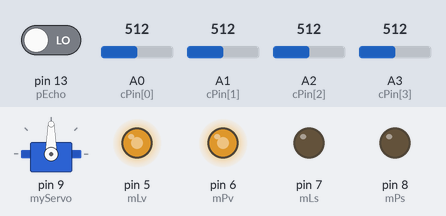
This sketch was run on a simulated Arduino Uno, built with avr-gcc and run on an emulated ATmega328P. Shown: servo, output pins drawn as LEDs (lit = HIGH). Inputs (shaded band) come from the test bench; at power-on: A0 (cPin[0]) = 512, A3 (cPin[3]) = 512, A2 (cPin[2]) = 512, pin 13 (pEcho) LOW, A1 (cPin[1]) = 512.

Above: at 16.2 s.
16.3 s: A0 (cPin[0]) set to 523
At 17.5 s:
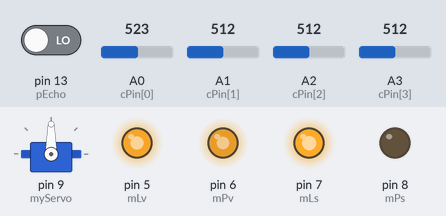
17.8 s: A3 (cPin[3]) set to 528
At 18.7 s:
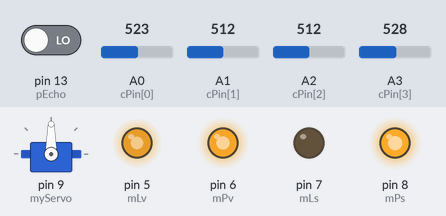
19.3 s: A2 (cPin[2]) set to 530
At 19.8 s:
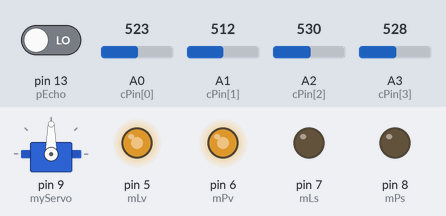
20.8 s: A0 (cPin[0]) set to 490
At 21.2 s:
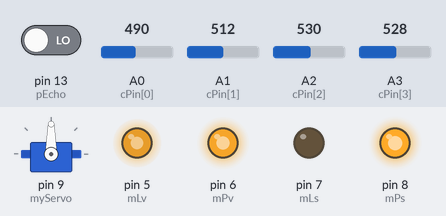
Timing chart, 0 to 23.3 s (numbered marks = the images above; inputs shaded):
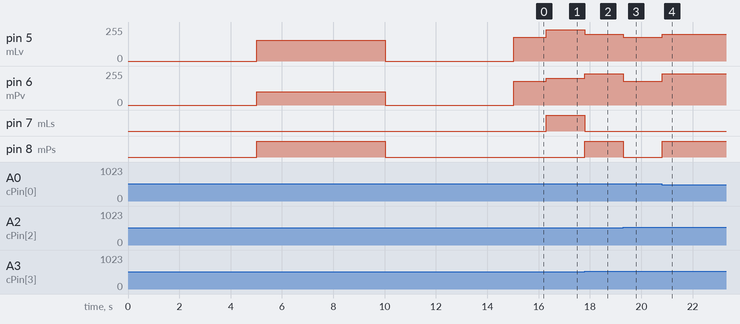

Measured:
- the behaviour switches between 512 and 513 on A0 (cPin[0]) (found by bisection; images 0 and 1)
- the behaviour switches between 512 and 513 on A3 (cPin[3]) (found by bisection; images 1 and 2)
- the behaviour switches between 512 and 513 on A2 (cPin[2]) (found by bisection; images 2 and 3)
- after the input at 16.3 s, pin 5 (mLv): 180/255 → 235/255 at once; pin 6 (mPv): 180/255 → 200/255 at once; pin 7 (mLs): LOW → HIGH at once
- after the input at 17.8 s, pin 5 (mLv): 235/255 → 200/255 at once; pin 6 (mPv): 200/255 → 235/255 at once; pin 7 (mLs): HIGH → LOW at once; pin 8 (mPs): LOW → HIGH at once
- after the input at 19.3 s, pin 5 (mLv): 200/255 → 180/255 at once; pin 6 (mPv): 235/255 → 180/255 at once; pin 8 (mPs): HIGH → LOW at once
- after the input at 20.8 s, pin 5 (mLv): 180/255 → 200/255 at once; pin 6 (mPv): 180/255 → 235/255 at once; pin 8 (mPs): LOW → HIGH at once

The sketch:

drd_robot2_zdrojak.ino
```cpp
//Nejdrive si nainstaluj knihovnu myping a servo... Menu -> Nastroje -> Manage libraries, vyhledej a dej nainstlovat.
#include <NewPing.h>
#include <Servo.h>

Servo myServo; //vytvoreni objektu my.servo

//definice promennych (integery a desetinne floaty)

int cMin[4];
int cMax[4];
int cNorm[4];
int vahy[4] = { -4, -1, 1, 4 };
int cPin[4] = { A0, A1, A2, A3 };
int mLs = 7;   // výkon levý
int mLv = 5;   // směr levý
int mPs = 8;   // výkon pravý
int mPv = 6;   // směr pravý
int pTrig = 12;
int pEcho = 13;

float P = 0.1;
float Pp = 2; //objizdeni prekazky
float I = 0; //ladit v tisicinach az desetitisicinach
float D = 0; //v jednotkach
float Err;
float ErrOld = 0; //pro vypocet derivacni slozky
float iSum = 0; //pro scitani odchylek - pro integracni slozku
int kor, mL, mP, pom; //pro ulozeni vykonu pro levy a pravy motor, korekce je dulezita
int v0 = 180; //maximalni rychlost k jezdeni
int vMax = 200;


void setup() { //tento kod se spusti pri zapnuti robota, pote pokracuje az loop (dole)
  Serial.begin(9600);

  pinMode(mLs, OUTPUT); //inicializace pinů
  pinMode(mLv, OUTPUT);
  pinMode(mPs, OUTPUT);
  pinMode(mPv, OUTPUT);

  pinMode(9, OUTPUT);
  myServo.attach(9);  // Inicializace piny pro servo, v tomto případě pin 9
  myServo.write(90);  // Nastavení počáteční pozice serva (v úhlu pred sebe)... knihovna servo se hada s PVM o casovac - dochazi k chybam - pokud ho porebuji, pootocim ho, deaktivuji a pockam - viz detach
  delay(20);
  myServo.detach();

  //nalezeni minima/maxima (ADC = (0...1023))
  for (int i = 0; i < 4; i++) {
    cMin[i] = 1023;
    cMax[i] = 0;
  }
  delay(5000); //po startu čeká

  //roztočení robota a načítání max/min hodnot po dobu 5s

  digitalWrite(mLs, LOW); //směrový pin LOW => dopředu, HIGH => dozadu
  digitalWrite(mPs, HIGH);
  analogWrite(mLv, 155);
  analogWrite(mPv, 255 - 155);

  long t0 = millis();
  while ((millis() - t0) < 5000) { //čas v milisekundách
    for (int i = 0; i < 4; i++){
      int pom = analogRead(cPin[i]);
      if (pom < cMin[i]) cMin[i] = pom;
      if (pom > cMax[i]) cMax[i] = pom;
    }
  }

  while (analogRead(cPin[3]) < 500);

  digitalWrite(mLs, LOW);
  digitalWrite(mPs, LOW);
  analogWrite(mLv, 0);
  analogWrite(mPv, 0);

  delay(5000); //5s čeká před startem
}

void nactiCidla() { //nacteni hodnot z cidel a jejich normalizace
  for (int i = 0; i < 4; i++) {
    int pom = analogRead(cPin[i]);
    cNorm[i] = int (((pom - cMin[i]) * 100.0) / (cMax[i] - cMin[i] + 1));
    if (cNorm[i] > 100) cNorm[i] = 100;
    if (cNorm[i] < 0) cNorm[i] = 0;
  }
}

void vypoctiErr() {
  long sumErrVaha = 0;
  long sumErr = 1;
  for (int i = 0; i < 4; i++) {
    sumErrVaha = sumErrVaha + (cNorm[i] * vahy[i]);
    sumErr = sumErr + cNorm[i];
  }
  Err = (float(sumErrVaha) / float(sumErr));
}

void motory(int korL) {
  mL = v0 + korL;
  mP = v0 - korL;

  if (mL > vMax) mL = vMax;
  if (mL < -vMax) mL = -vMax;
  if (mP > vMax) mP = vMax;
  if (mP < -vMax) mP = -vMax;

  if (mL < 0) {
    digitalWrite(mLs, HIGH);
    analogWrite(mLv, (255 + mL)); //mL < 0 => 255+mL
  } else {
    digitalWrite(mLs, LOW);
    analogWrite(mLv, mL);
  }
  if (mP < 0) {
    digitalWrite(mPs, HIGH);
    analogWrite(mPv, (255 + mP)); //mL < 0 => 255+mL
  } else {
    digitalWrite(mPs, LOW);
    analogWrite(mPv, mP);
  }
}

void vypoctiPID() { //PID regulace
  iSum = iSum + Err;
  if ((Err * ErrOld) < 0) iSum = 0;
  kor = P * Err + I * iSum + D * (Err - ErrOld);
  ErrOld = Err;
}

void lomCara () { //krizovatky do prava
  //osetrena prava lomena cara
 if ((cNorm[3] > 80) and (cNorm[0] < 50)) {
  motory(vMax);
  //delay(250)
  while (cNorm[0] < 50) nactiCidla();
  motory(-vMax);
  while (cNorm[1] < 50) nactiCidla();
 }
 //osetrena leva lomena cara
  if ((cNorm[0] > 80) and (cNorm[3] < 50)) {
  motory(-vMax);
  while (cNorm[3] < 50) nactiCidla();
  motory(vMax);
  while (cNorm[2] < 50) nactiCidla();
 }
}

int vzdalenost() {
  //nacteni vzdalenosti
  long odezva;
  int vzd;
  digitalWrite(pTrig, LOW);
  delayMicroseconds(2);
  digitalWrite(pTrig, HIGH);
  delayMicroseconds(5);
  digitalWrite(pTrig, LOW);
  odezva = pulseIn(pEcho, HIGH, 7000); //jak dlouho cekam v mikros
  vzd = int(odezva / 58.31); //prepocitam na vzdalenost v cm
  return vzd;
}

void objed() {
  myServo.attach(9);
  myServo.write(150);
  delay(20);
  myServo.detach();
  //vpravo 90 stupnu
  motory(v0);
  delay(500); //lepsi mirne pretocit 90 stupnu
  //regulace podle vzdalenosti
  while (cNorm[2] < 50) {
    nactiCidla();
    pom = vzdalenost();
    // 1 č. P-reg.
    if ((pom < 1)or(pom>30)) pom = 30;
    kor = int(Pp * (pom - 20));
    motory(kor);
    // 1 č. 2-st. reg
    //if ((pom <1)or(pom>30)) {
    //  motory(-v0);
    //}
    //else {
    //  motory(v0);
    //}
  }
  myServo.attach(9);
  myServo.write(90);
  delay(20);
  myServo.detach();

  //vpravo 90
  motory(v0);
  delay(500);
}

//tento kod se opakuje do nekonecna, kazdou iteraci se volaji jednotlive funkce
void loop() {
  pom = vzdalenost(); //pokud je vzdalenost vetsi nez 15, nebo mensi nez 1, provede se if, v opacnem pripade se vola funkce objed prekazku
  if ((pom > 15) or (pom < 1)) {
    nactiCidla();
    lomCara();
    vypoctiErr();
    vypoctiPID();
    motory(kor); //jedina funkce, kde se posila promenna kor, na zaklade ktere robot uzpusobuje rychlost motoru
  } else {
    objed();
  }
}
```
